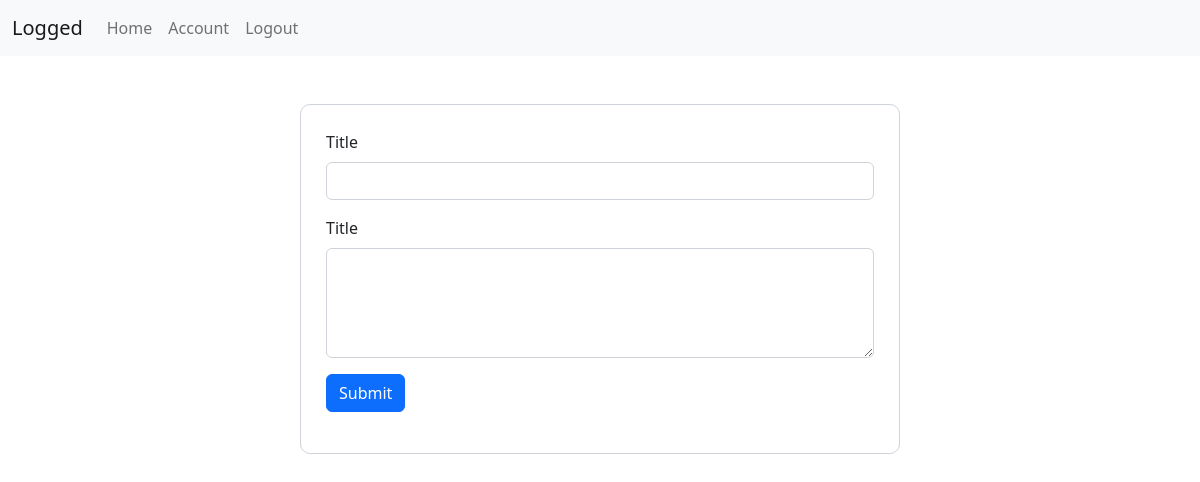
Page / (signed in) on the earlier database version.
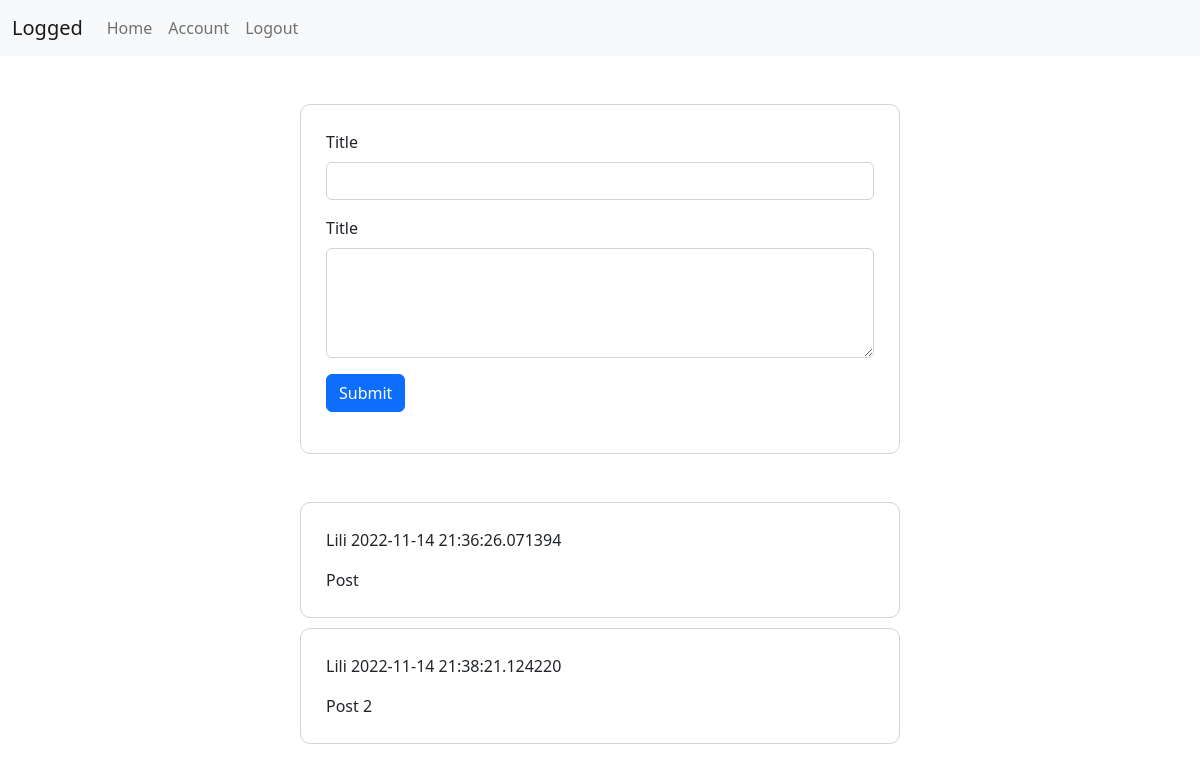
Same page on the later database version.
### blogapp/models.py (models this page shows, shortened)
class Post(db.Model):
    id = db.Column(db.Integer, primary_key=True)
    title = db.Column(db.String(100), nullable=False)
    postedOn = db.Column(db.DateTime, nullable=False, default=datetime.utcnow)
    text = db.Column(db.Text, nullable=False)
    user_id = db.Column(db.Integer, db.ForeignKey('user.id'), nullable=False)

### blogapp/routes.py (the view)
@app.route("/")
def homepage():
    posts = db.session.execute(db.select(Post).where(
            User.id == session["user_id"])).scalars()
    return render_template("homepage.html", title="Blog Homepage", posts = posts)

### blogapp/templates/homepage.html (shortened to what this page needs)
{% extends 'layout.html' %}
{% block content %}
    <div class="container homepage my-5">
        {% if session["username"] %}
            <div class="post-form">
                <form action="/post" method="POST">
                    <div class="mb-3">
                        <label for="title" class="form-label">Title</label>
                        <input type="text" name="title" id="title" class="form-control" required>
                    </div>
                    <div class="mb-3">
                        <label for="post" class="form-label">Title</label>
                        <textarea name="post" id="post" class="form-control" rows="4" cols="50" required></textarea>
                    </div>
                    <div class="mb-3 ">
                        <button type="submit" class="btn btn-primary">Submit</button><br>
                    </div>
                </form>
            </div>
        </div>
        {% if posts %}
            {% for post in posts %}
                <div class="container posts">
                    <p>{{session["name"]}} {{ post.postedOn }}</p>
                    <div class="post-text">{{post.text}}</div>
                </div>
            {% endfor %}
        {% endif %}
    {% endif %}
{% endblock %}

### blogapp/templates/layout.html (shortened to what this page needs)
<!DOCTYPE html>
<html lang="en">
<head>
    <link href="https://cdn.jsdelivr.net/npm/bootstrap@5.2.2/dist/css/bootstrap.min.css" rel="stylesheet"
>
    <link rel="stylesheet" href={{url_for('static', filename='css/style.css')}}>
</head>
<body>
    <header>
        <nav class="navbar navbar-expand-lg bg-light">
            <div class="container-fluid">
              <a class="navbar-brand" href={{url_for('homepage')}}>Logged</a>
              <div class="collapse navbar-collapse" id="navbarNav">
                <ul class="navbar-nav">
                  <li class="nav-item">
                    <a class="nav-link" aria-current="page" href={{url_for('homepage')}}>Home</a>
                  </li>
                  {% if session["username"] %}
                  <li class="nav-item">
                    <a class="nav-link" href={{url_for('account')}}>Account</a>
                  </li>
                  <li class="nav-item">
                    <a class="nav-link" href={{url_for('logout')}}>Logout</a>
                  </li>
                  {% endif %}
                </ul>
              </div>
            </div>
          </nav>
    </header>
    {% block content%}
    {% endblock %}
</body>
</html>

### blogapp/static/css/style.css (style rules this page uses)
.signup, .login, .account, .homepage, .posts { margin: 70px auto; width: 70%; padding: 25px; border: 1px solid #ced4da; border-radius: 10px; }
.posts { margin: 10px auto; }
@media only screen and (min-width: 767px) { .signup, .login, .homepage, .posts { width: 50%; } }

Differences in the rows shown:
added Post: name "Lili", postedOn "2022-11-14 21:36:26.071394", text "Post"
added Post: name "Lili", postedOn "2022-11-14 21:38:21.124220", text "Post 2"
